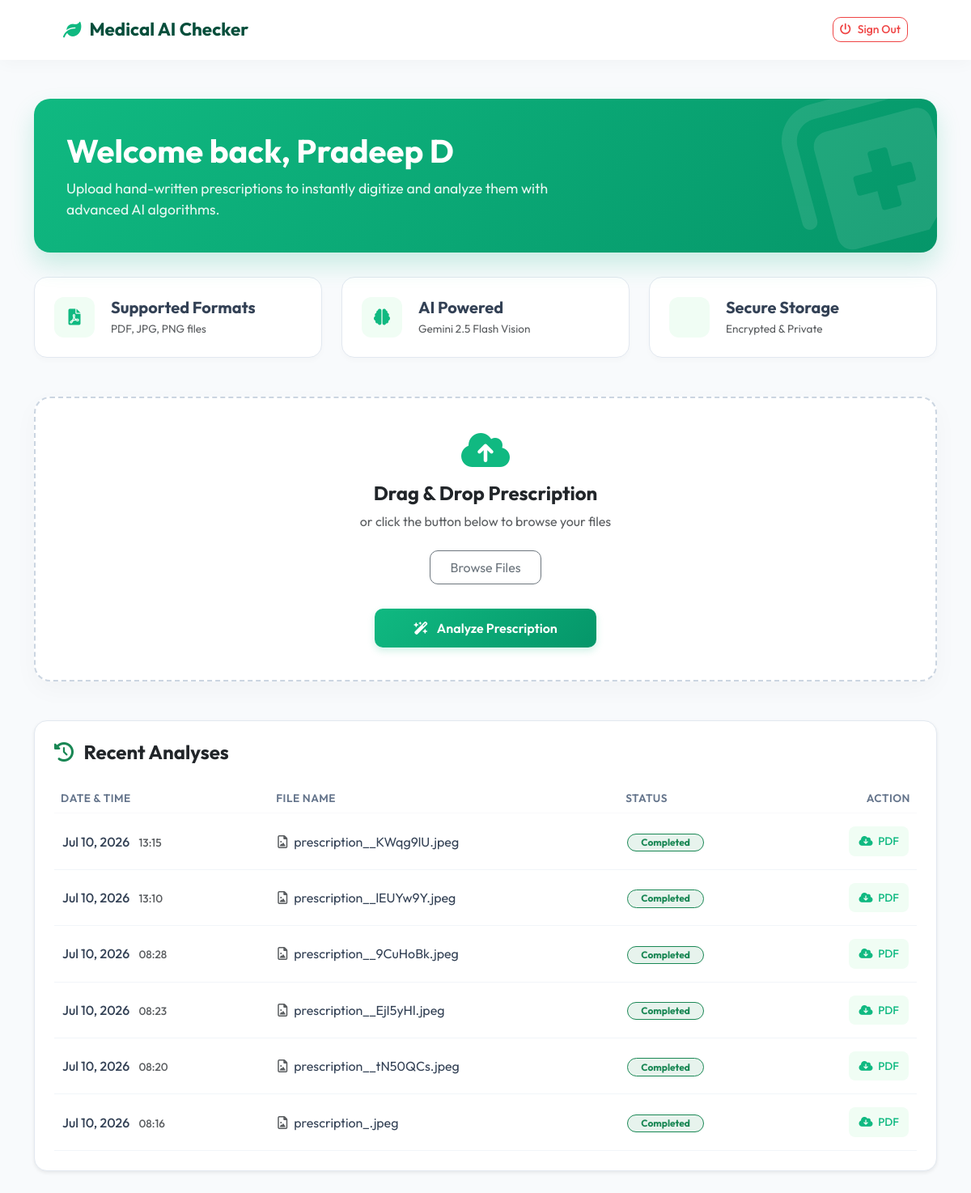
The page /dashboard/ (signed in) on the database its author committed.
### core/models.py (models this page shows, shortened)
class User(AbstractUser):
    email = models.EmailField(unique=True)
    is_verified = models.BooleanField(default=False)
    USERNAME_FIELD = 'email'
    REQUIRED_FIELDS = ['username']

class PrescriptionAnalysis(models.Model):
    user = models.ForeignKey(User, on_delete=models.CASCADE, related_name='analyses')
    file_upload = models.FileField(upload_to='prescriptions/')
    clean_prescription = models.TextField()
    ai_analysis = models.TextField()
    created_at = models.DateTimeField(auto_now_add=True)

### core/views.py (the view, shortened to what this page needs)
# urls.py: path('dashboard/', views.dashboard_view, name='dashboard'),
@login_required(login_url='login')
def dashboard_view(request):
    clean_prescription = ""
    ai_analysis = ""
    history = PrescriptionAnalysis.objects.filter(user=request.user).order_by('-created_at')
    return render(request, 'core/dashboard.html', {
        'clean_prescription': clean_prescription,
        'ai_analysis': ai_analysis,
        'history': history
    })

### core/templates/core/dashboard.html (shortened to what this page needs)
<!DOCTYPE html>
<html lang="en">
<head>
    <link href="https://cdnjs.cloudflare.com/ajax/libs/font-awesome/6.0.0/css/all.min.css" rel="stylesheet">
    <link href="https://cdn.jsdelivr.net/npm/bootstrap@5.3.0/dist/css/bootstrap.min.css" rel="stylesheet">
</head>
<body>
<nav class="navbar navbar-custom">
    <div class="container-fluid px-md-5">
        <span class="navbar-brand"><i class="fa-solid fa-leaf"></i> Medical AI Checker</span>
        <a href="{% url 'logout' %}" class="btn btn-outline-danger btn-sm"><i class="fa-solid fa-power-off me-2"></i>Sign Out</a>
    </div>
</nav>
<div class="container py-5">
    <div class="welcome-section">
        <h1 style="font-weight: 700; font-size: 2.5rem; margin-bottom: 10px;">Welcome back, {{ request.user.username }}</h1>
        <p style="font-size: 1.1rem; opacity: 0.9; margin: 0; max-width: 600px;">Upload hand-written prescriptions to instantly digitize and analyze them with advanced AI algorithms.</p>
    </div>
    <div class="row g-4 mb-5">
        <div class="col-md-4">
            <div class="info-card">
                <div class="info-icon"><i class="fa-solid fa-file-pdf"></i></div>
                <div><h5 class="mb-1 fw-bold">Supported Formats</h5><p class="mb-0 text-muted" style="font-size: 0.85rem;">PDF, JPG, PNG files</p></div>
            </div>
        </div>
        <div class="col-md-4">
            <div class="info-card">
                <div class="info-icon"><i class="fa-solid fa-brain"></i></div>
                <div><h5 class="mb-1 fw-bold">AI Powered</h5><p class="mb-0 text-muted" style="font-size: 0.85rem;">Gemini 2.5 Flash Vision</p></div>
            </div>
        </div>
        <div class="col-md-4">
            <div class="info-card">
                <div class="info-icon"></div>
                <div><h5 class="mb-1 fw-bold">Secure Storage</h5><p class="mb-0 text-muted" style="font-size: 0.85rem;">Encrypted & Private</p></div>
            </div>
        </div>
    </div>
    <div class="row">
        <div class="col-lg-12">
            <form method="POST" enctype="multipart/form-data" onsubmit="showLoading()">
                <div class="upload-card">
                    <i class="fa-solid fa-cloud-arrow-up upload-icon"></i>
                    <h4 class="fw-bold text-dark mb-2">Drag & Drop Prescription</h4>
                    <p class="text-muted mb-4">or click the button below to browse your files</p>
                    <div class="file-input-wrapper">
                        <button class="btn btn-outline-secondary px-4 py-2" type="button" style="border-radius: 10px;">Browse Files</button>
                    </div>
                    <div class="mt-4">
                        <button type="submit" class="btn btn-brand px-5"><i class="fa-solid fa-wand-magic-sparkles me-2"></i> Analyze Prescription</button>
                    </div>
                </div>
            </form>
        </div>
    </div>
    {% if history %}
    <div class="history-card mt-5 shadow-sm">
        <h4 class="fw-bold text-dark mb-4"><i class="fa-solid fa-clock-rotate-left me-2 text-success"></i> Recent Analyses</h4>
        <div class="table-responsive">
            <table class="table table-hover border-light">
                <thead>
                    <tr>
                        <th>Date & Time</th>
                        <th>File Name</th>
                        <th>Status</th>
                        <th class="text-end">Action</th>
                    </tr>
                </thead>
                <tbody>
                    {% for record in history %}
                    <tr>
                        <td class="fw-medium">{{ record.created_at|date:"M d, Y" }} <span class="text-muted ms-2" style="font-size: 0.85rem;">{{ record.created_at|date:"H:i" }}</span></td>
                        <td><i class="fa-regular fa-file-image me-2 text-muted"></i>{{ record.file_upload.name|cut:'prescriptions/' }}</td>
                        <td><span class="badge bg-success bg-opacity-10 text-success border border-success rounded-pill px-3">Completed</span></td>
                        <td class="text-end">
                            <a href="{% url 'download_pdf' record.id %}" class="btn-sm-action"><i class="fa-solid fa-cloud-arrow-down me-1"></i> PDF</a>
                        </td>
                    </tr>
                    {% endfor %}
                </tbody>
            </table>
        </div>
    </div>
    {% endif %}
</div>
</body>
</html>

### core/templates/core/dashboard.html (style rules this page uses)
body { font-family: 'Outfit', sans-serif; background-color: #f8fafc; color: #334155; min-height: 100vh; }
.navbar-custom { background: #ffffff; box-shadow: 0 4px 20px rgba(0,0,0,0.03); padding: 15px 30px; }
.navbar-brand { font-weight: 700; color: #064e3b !important; font-size: 1.4rem; display: flex; align-items: center; gap: 10px; }
.navbar-brand i { color: #10b981; }
.btn-outline-danger { border-radius: 10px; font-weight: 500; border: 1px solid #ef4444; color: #ef4444; }
.welcome-section { background: linear-gradient(135deg, #10b981 0%, #059669 100%); border-radius: 20px; padding: 40px; color: white; margin-bottom: 30px; box-shadow: 0 15px 30px rgba(16, 185, 129, 0.2); position: relative; overflow: hidden; }
.welcome-section::after { content: '\f481'; font-family: 'Font Awesome 6 Free'; font-weight: 900; position: absolute; right: -20px; bottom: -50px; font-size: 200px; opacity: 0.1; transform: rotate(-15deg); }
.info-card { background: #ffffff; border-radius: 16px; padding: 24px; border: 1px solid #e2e8f0; display: flex; align-items: center; gap: 20px; box-shadow: 0 4px 6px rgba(0,0,0,0.02); transition: transform 0.3s ease; }
.info-icon { width: 50px; height: 50px; border-radius: 12px; background: #f0fdf4; color: #10b981; display: flex; align-items: center; justify-content: center; font-size: 20px; }
.upload-card { background: #ffffff; border-radius: 20px; padding: 40px; text-align: center; border: 2px dashed #cbd5e1; box-shadow: 0 10px 30px rgba(0,0,0,0.03); transition: all 0.3s ease; }
.upload-icon { font-size: 48px; color: #10b981; margin-bottom: 15px; }
.file-input-wrapper { position: relative; overflow: hidden; display: inline-block; }
.btn-brand { background: linear-gradient(135deg, #10b981 0%, #059669 100%); border: none; border-radius: 10px; padding: 12px 24px; font-weight: 600; color: white; box-shadow: 0 4px 10px rgba(16, 185, 129, 0.2); transition: all 0.3s ease; }
.history-card { background: #ffffff; border-radius: 16px; border: 1px solid #e2e8f0; padding: 24px; }
.table { margin-bottom: 0; }
.table th { border-top: none; color: #64748b; font-weight: 600; font-size: 0.85rem; text-transform: uppercase; letter-spacing: 0.5px; }
.table td { vertical-align: middle; color: #334155; border-bottom: 1px solid #f1f5f9; padding: 16px 10px; }
.btn-sm-action { background: #f0fdf4; color: #10b981; border: none; border-radius: 8px; padding: 8px 12px; font-weight: 500; font-size: 0.85rem; transition: 0.2s; text-decoration: none; display: inline-block; }

### rows shown on the page
User: user.username "Pradeep D"
PrescriptionAnalysis: created_at "Jul 10, 2026", created_at "13:15", file_upload.name "prescription__KWqg9lU.jpeg"
PrescriptionAnalysis: created_at "Jul 10, 2026", created_at "13:10", file_upload.name "prescription__lEUYw9Y.jpeg"
PrescriptionAnalysis: created_at "Jul 10, 2026", created_at "08:28", file_upload.name "prescription__9CuHoBk.jpeg"
PrescriptionAnalysis: created_at "Jul 10, 2026", created_at "08:23", file_upload.name "prescription__EjI5yHl.jpeg"
PrescriptionAnalysis: created_at "Jul 10, 2026", created_at "08:20", file_upload.name "prescription__tN50QCs.jpeg"
PrescriptionAnalysis: created_at "Jul 10, 2026", created_at "08:16", file_upload.name "prescription_.jpeg"
